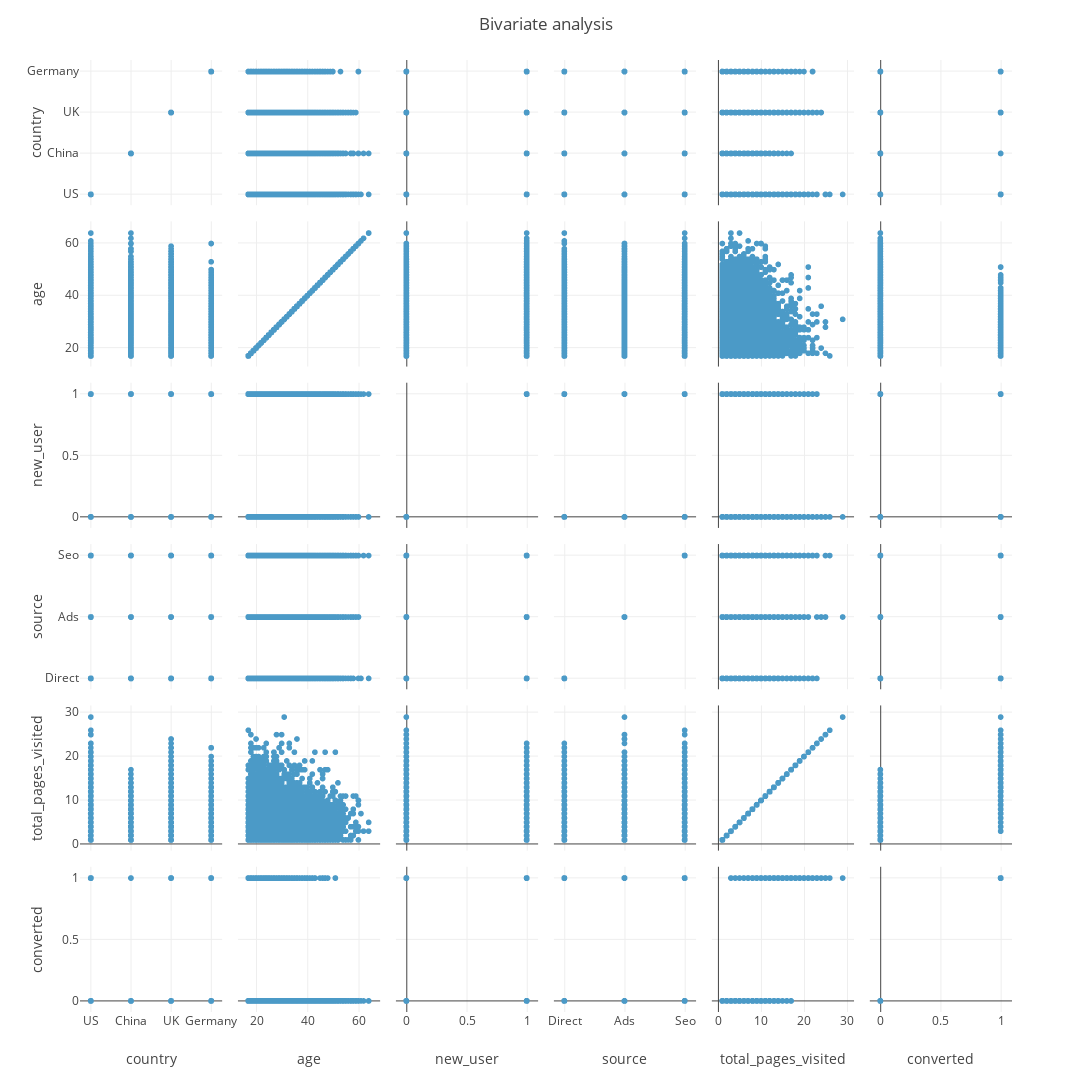

Write notebook code for a chart like this one.
### Code cell
# Visualize pairwise dependencies
fig = px.scatter_matrix(data_sample)
fig.update_layout(
        title = go.layout.Title(text = "Bivariate analysis", x = 0.5), showlegend = False, 
            autosize=False, height=1200, width = 1200)
fig.show()

### Figure 1 — Plotly figure (JSON) as saved in the notebook; plotly's stock layout.template omitted (floating-point values rounded to 4 significant figures; data arrays with more than 128 entries replaced by an {"elided": "..."} marker saying what was removed)
{"data": [{"dimensions": [{"axis": {"matches": true}, "label": "country", "values": {"elided": "10000 str values"}}, {"axis": {"matches": true}, "label": "age", "values": {"elided": "10000 int values"}}, {"axis": {"matches": true}, "label": "new_user", "values": {"elided": "10000 int values"}}, {"axis": {"matches": true}, "label": "source", "values": {"elided": "10000 str values"}}, {"axis": {"matches": true}, "label": "total_pages_visited", "values": {"elided": "10000 int values"}}, {"axis": {"matches": true}, "label": "converted", "values": {"elided": "10000 int values"}}], "hovertemplate": "%{xaxis.title.text}=%{x}<br>%{yaxis.title.text}=%{y}<extra></extra>", "legendgroup": "", "marker": {"color": "#4B9AC7", "symbol": "circle"}, "name": "", "showlegend": false, "type": "splom"}], "layout": {"autosize": false, "dragmode": "select", "height": 1200, "legend": {"tracegroupgap": 0}, "margin": {"t": 60}, "showlegend": false, "title": {"text": "Bivariate analysis", "x": 0.5}, "width": 1200}}
